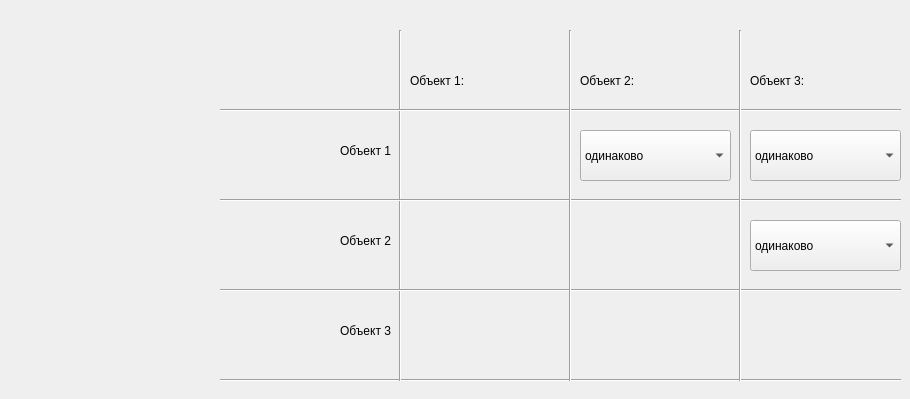
   <widget class="QWidget" name="tab_4">
    <attribute name="title">
     <string>Третий</string>
    </attribute>
    <widget class="QLabel" name="label_21">
     <property name="geometry">
      <rect>
       <x>410</x>
       <y>70</y>
       <width>141</width>
       <height>21</height>
      </rect>
     </property>
     <property name="text">
      <string>Объект 1:</string>
     </property>
    </widget>
    <widget class="QLabel" name="label_22">
     <property name="geometry">
      <rect>
       <x>580</x>
       <y>70</y>
       <width>141</width>
       <height>21</height>
      </rect>
     </property>
     <property name="text">
      <string>Объект 2:</string>
     </property>
    </widget>
    <widget class="QLabel" name="label_23">
     <property name="geometry">
      <rect>
       <x>230</x>
       <y>130</y>
       <width>161</width>
       <height>41</height>
      </rect>
     </property>
     <property name="layoutDirection">
      <enum>Qt::LeftToRight</enum>
     </property>
     <property name="text">
      <string>Объект 1</string>
     </property>
     <property name="alignment">
      <set>Qt::AlignRight|Qt::AlignTrailing|Qt::AlignVCenter</set>
     </property>
    </widget>
    <widget class="QLabel" name="label_24">
     <property name="geometry">
      <rect>
       <x>230</x>
       <y>220</y>
       <width>161</width>
       <height>41</height>
      </rect>
     </property>
     <property name="layoutDirection">
      <enum>Qt::LeftToRight</enum>
     </property>
     <property name="text">
      <string>Объект 2</string>
     </property>
     <property name="alignment">
      <set>Qt::AlignRight|Qt::AlignTrailing|Qt::AlignVCenter</set>
     </property>
    </widget>
    <widget class="QComboBox" name="comboBox_15">
     <property name="geometry">
      <rect>
       <x>750</x>
       <y>220</y>
       <width>151</width>
       <height>51</height>
      </rect>
     </property>
     <item>
      <property name="text">
       <string>одинаково</string>
      </property>
     </item>
     <item>
      <property name="text">
       <string>немного лучше</string>
      </property>
     </item>
     <item>
      <property name="text">
       <string>лучше</string>
      </property>
     </item>
     <item>
      <property name="text">
       <string>значительно лучше</string>
      </property>
     </item>
     <item>
      <property name="text">
       <string>принципиально лучше</string>
      </property>
     </item>
     <item>
      <property name="text">
       <string>немного хуже</string>
      </property>
     </item>
     <item>
      <property name="text">
       <string>хуже</string>
      </property>
     </item>
     <item>
      <property name="text">
       <string>значительно хуже</string>
      </property>
     </item>
     <item>
      <property name="text">
       <string>принципиально хуже</string>
      </property>
     </item>
    </widget>
    <widget class="Line" name="line_25">
     <property name="geometry">
      <rect>
       <x>220</x>
       <y>370</y>
       <width>681</width>
       <height>20</height>
      </rect>
     </property>
     <property name="orientation">
      <enum>Qt::Horizontal</enum>
     </property>
    </widget>
    <widget class="QComboBox" name="comboBox_16">
     <property name="geometry">
      <rect>
       <x>750</x>
       <y>130</y>
       <width>151</width>
       <height>51</height>
      </rect>
     </property>
     <item>
      <property name="text">
       <string>одинаково</string>
      </property>
     </item>
     <item>
      <property name="text">
       <string>немного лучше</string>
      </property>
     </item>
     <item>
      <property name="text">
       <string>лучше</string>
      </property>
     </item>
     <item>
      <property name="text">
       <string>значительно лучше</string>
      </property>
     </item>
     <item>
      <property name="text">
       <string>принципиально лучше</string>
      </property>
     </item>
     <item>
      <property name="text">
       <string>немного хуже</string>
      </property>
     </item>
     <item>
      <property name="text">
       <string>хуже</string>
      </property>
     </item>
     <item>
      <property name="text">
       <string>значительно хуже</string>
      </property>
     </item>
     <item>
      <property name="text">
       <string>принципиально хуже</string>
      </property>
     </item>
    </widget>
    <widget class="QComboBox" name="comboBox_17">
     <property name="geometry">
      <rect>
       <x>580</x>
       <y>130</y>
       <width>151</width>
       <height>51</height>
      </rect>
     </property>
     <item>
      <property name="text">
       <string>одинаково</string>
      </property>
     </item>
     <item>
      <property name="text">
       <string>немного лучше</string>
      </property>
     </item>
     <item>
      <property name="text">
       <string>лучше</string>
      </property>
     </item>
     <item>
      <property name="text">
       <string>значительно лучше</string>
      </property>
     </item>
     <item>
      <property name="text">
       <string>принципиально лучше</string>
      </property>
     </item>
     <item>
      <property name="text">
       <string>немного хуже</string>
      </property>
     </item>
     <item>
      <property name="text">
       <string>хуже</string>
      </property>
     </item>
     <item>
      <property name="text">
       <string>значительно хуже</string>
      </property>
     </item>
     <item>
      <property name="text">
       <string>принципиально хуже</string>
      </property>
     </item>
    </widget>
    <widget class="QLabel" name="label_25">
     <property name="geometry">
      <rect>
       <x>750</x>
       <y>70</y>
       <width>141</width>
       <height>21</height>
      </rect>
     </property>
     <property name="text">
      <string>Объект 3:</string>
     </property>
    </widget>
    <widget class="QLabel" name="label_26">
     <property name="geometry">
      <rect>
       <x>230</x>
       <y>310</y>
       <width>161</width>
       <height>41</height>
      </rect>
     </property>
     <property name="layoutDirection">
      <enum>Qt::LeftToRight</enum>
     </property>
     <property name="text">
      <string>Объект 3</string>
     </property>
     <property name="alignment">
      <set>Qt::AlignRight|Qt::AlignTrailing|Qt::AlignVCenter</set>
     </property>
    </widget>
    <widget class="Line" name="line_26">
     <property name="geometry">
      <rect>
       <x>390</x>
       <y>30</y>
       <width>20</width>
       <height>351</height>
      </rect>
     </property>
     <property name="orientation">
      <enum>Qt::Vertical</enum>
     </property>
    </widget>
    <widget class="Line" name="line_27">
     <property name="geometry">
      <rect>
       <x>220</x>
       <y>280</y>
       <width>681</width>
       <height>20</height>
      </rect>
     </property>
     <property name="orientation">
      <enum>Qt::Horizontal</enum>
     </property>
    </widget>
    <widget class="Line" name="line_28">
     <property name="geometry">
      <rect>
       <x>220</x>
       <y>100</y>
       <width>681</width>
       <height>20</height>
      </rect>
     </property>
     <property name="orientation">
      <enum>Qt::Horizontal</enum>
     </property>
    </widget>
    <widget class="Line" name="line_29">
     <property name="geometry">
      <rect>
       <x>220</x>
       <y>190</y>
       <width>681</width>
       <height>20</height>
      </rect>
     </property>
     <property name="orientation">
      <enum>Qt::Horizontal</enum>
     </property>
    </widget>
    <widget class="Line" name="line_30">
     <property name="geometry">
      <rect>
       <x>560</x>
       <y>30</y>
       <width>20</width>
       <height>351</height>
      </rect>
     </property>
     <property name="orientation">
      <enum>Qt::Vertical</enum>
     </property>
    </widget>
    <widget class="Line" name="line_31">
     <property name="geometry">
      <rect>
       <x>730</x>
       <y>30</y>
       <width>20</width>
       <height>351</height>
      </rect>
     </property>
     <property name="orientation">
      <enum>Qt::Vertical</enum>
     </property>
    </widget>
   </widget>
